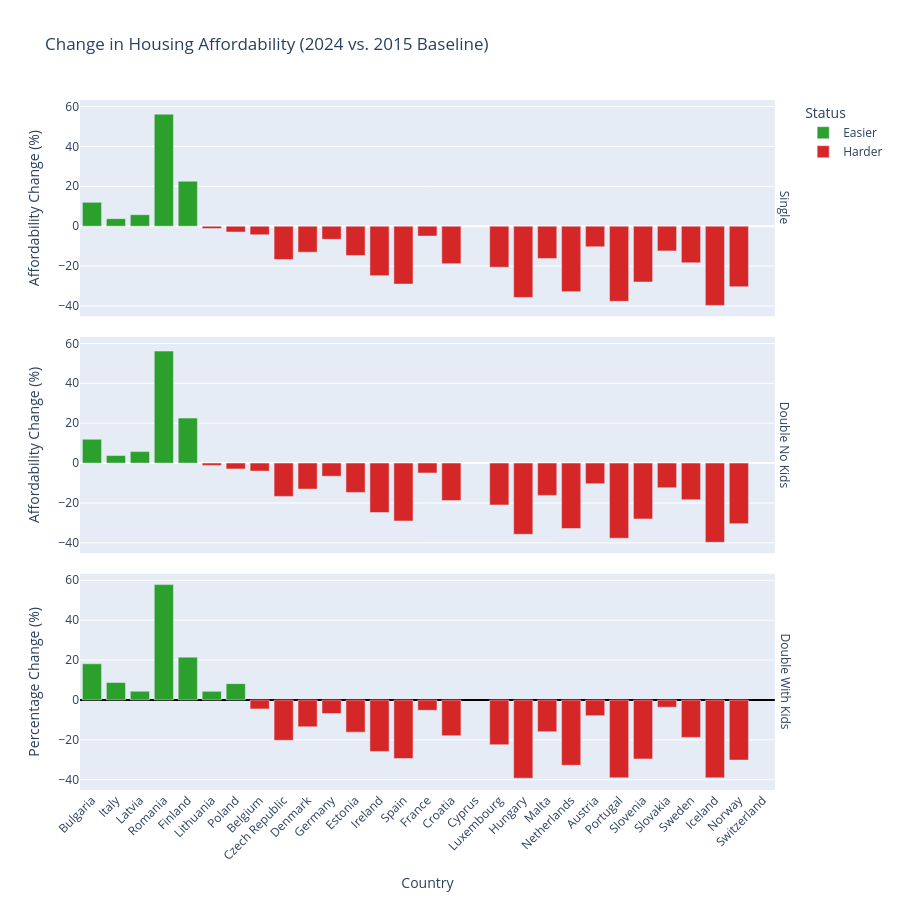

The code cell stored with this chart in its notebook:
### Code cell
print(df.columns)
df_h_2024 = df[df['quarter'] == '2024-Q4'].groupby('country')['price_index'].mean().reset_index()

# 2. Match and Calculate
income_groups = {'Single': df_snk, 'Double No Kids': df_dnk, 'Double With Kids': df_dwk}
affordability_list = []

for label, df_inc in income_groups.items():
    temp = df_inc[['Name', '2024']].copy()
    temp.columns = ['country', 'income_index_2024']
    merged = temp.merge(df_h_2024, on='country')
    
    # NEW CALCULATION: Percentage change relative to 2015 baseline
    # Result of 10% means "10% easier than 2015"
    # Result of -15% means "15% harder than 2015"
    merged['Affordability_Pct_Change'] = ((merged['income_index_2024'] / merged['price_index']) - 1) * 100
    merged['Group'] = label
    
    # Create a color category for easy discrete coloring
    merged['Status'] = merged['Affordability_Pct_Change'].apply(lambda x: 'Easier' if x >= 0 else 'Harder')
    
    affordability_list.append(merged)

df_plot = pd.concat(affordability_list)

# 2. Create the Diverging Bar Chart
fig = px.bar(
    df_plot, 
    x='country', 
    y='Affordability_Pct_Change', 
    color='Status', # This splits the colors based on the calculation
    facet_row='Group', # Separates the three income groups for clarity
    color_discrete_map={'Easier': '#2ca02c', 'Harder': '#d62728'}, # Explicit Green and Red
    title='Change in Housing Affordability (2024 vs. 2015 Baseline)',
    labels={'Affordability_Pct_Change': 'Affordability Change (%)', 'country': 'Country'},
    category_orders={"Status": ["Easier", "Harder"]}
)

# 3. Styling for the "Diverging" look
fig.update_layout(
    height=900,
    showlegend=True,
    yaxis_title="Percentage Change (%)",
    # Set the y-axis to be centered or at least show the 0 line clearly
    yaxis=dict(zeroline=True, zerolinewidth=2, zerolinecolor='Black')
)

# Clean up axis labels across all facets
fig.for_each_annotation(lambda a: a.update(text=a.text.split("=")[-1]))
fig.update_xaxes(tickangle=-45)

fig.show()
fig.write_html('european_affordability_change_bar_chart.html')

### Figure 1 — Plotly figure (JSON) as saved in the notebook; plotly's stock layout.template omitted (floating-point values rounded to 4 significant figures)
{"data": [{"hovertemplate": "Status=Easier<br>Group=Single<br>Country=%{x}<br>Affordability Change (%)=%{y}<extra></extra>", "legendgroup": "Easier", "marker": {"color": "#2ca02c", "pattern": {"shape": ""}}, "name": "Easier", "orientation": "v", "showlegend": true, "textposition": "auto", "type": "bar", "x": ["Bulgaria", "Italy", "Latvia", "Romania", "Finland"], "xaxis": "x3", "y": [11.93, 3.781, 5.754, 56.14, 22.53], "yaxis": "y3"}, {"hovertemplate": "Status=Easier<br>Group=Double No Kids<br>Country=%{x}<br>Affordability Change (%)=%{y}<extra></extra>", "legendgroup": "Easier", "marker": {"color": "#2ca02c", "pattern": {"shape": ""}}, "name": "Easier", "orientation": "v", "showlegend": false, "textposition": "auto", "type": "bar", "x": ["Bulgaria", "Finland", "Italy", "Latvia", "Romania"], "xaxis": "x2", "y": [11.93, 22.53, 3.781, 5.753, 56.14], "yaxis": "y2"}, {"hovertemplate": "Status=Easier<br>Group=Double With Kids<br>Country=%{x}<br>Affordability Change (%)=%{y}<extra></extra>", "legendgroup": "Easier", "marker": {"color": "#2ca02c", "pattern": {"shape": ""}}, "name": "Easier", "orientation": "v", "showlegend": false, "textposition": "auto", "type": "bar", "x": ["Bulgaria", "Italy", "Latvia", "Lithuania", "Poland", "Romania", "Finland"], "xaxis": "x", "y": [18.14, 8.752, 4.364, 4.32, 8.193, 57.83, 21.47], "yaxis": "y"}, {"hovertemplate": "Status=Harder<br>Group=Single<br>Country=%{x}<br>Affordability Change (%)=%{y}<extra></extra>", "legendgroup": "Harder", "marker": {"color": "#d62728", "pattern": {"shape": ""}}, "name": "Harder", "orientation": "v", "showlegend": true, "textposition": "auto", "type": "bar", "x": ["Belgium", "Czech Republic", "Denmark", "Germany", "Estonia", "Ireland", "Spain", "France", "Croatia", "Cyprus", "Lithuania", "Luxembourg", "Hungary", "Malta", "Netherlands", "Austria", "Poland", "Portugal", "Slovenia", "Slovakia", "Sweden", "Iceland", "Norway", "Switzerland"], "xaxis": "x3", "y": [-4.306, -16.7, -13.04, -6.593, -14.71, -24.8, -29.02, -4.964, -18.81, NaN, -1.162, -20.55, -35.71, -16.2, -32.81, -10.34, -2.933, -37.67, -28.0, -12.39, -18.38, -39.71, -30.37, NaN], "yaxis": "y3"}, {"hovertemplate": "Status=Harder<br>Group=Double No Kids<br>Country=%{x}<br>Affordability Change (%)=%{y}<extra></extra>", "legendgroup": "Harder", "marker": {"color": "#d62728", "pattern": {"shape": ""}}, "name": "Harder", "orientation": "v", "showlegend": false, "textposition": "auto", "type": "bar", "x": ["Austria", "Belgium", "Croatia", "Cyprus", "Czech Republic", "Denmark", "Estonia", "France", "Germany", "Hungary", "Iceland", "Ireland", "Lithuania", "Luxembourg", "Malta", "Netherlands", "Norway", "Poland", "Portugal", "Slovakia", "Slovenia", "Spain", "Sweden", "Switzerland"], "xaxis": "x2", "y": [-10.34, -4.018, -18.81, NaN, -16.7, -13.04, -14.71, -4.964, -6.593, -35.71, -39.71, -24.8, -1.162, -20.99, -16.2, -32.81, -30.37, -2.933, -37.67, -12.39, -28.0, -29.02, -18.38, NaN], "yaxis": "y2"}, {"hovertemplate": "Status=Harder<br>Group=Double With Kids<br>Country=%{x}<br>Affordability Change (%)=%{y}<extra></extra>", "legendgroup": "Harder", "marker": {"color": "#d62728", "pattern": {"shape": ""}}, "name": "Harder", "orientation": "v", "showlegend": false, "textposition": "auto", "type": "bar", "x": ["Belgium", "Czech Republic", "Denmark", "Germany", "Estonia", "Ireland", "Spain", "France", "Croatia", "Cyprus", "Luxembourg", "Hungary", "Malta", "Netherlands", "Austria", "Portugal", "Slovenia", "Slovakia", "Sweden", "Iceland", "Norway", "Switzerland"], "xaxis": "x", "y": [-4.474, -20.21, -13.47, -6.798, -16.12, -25.78, -29.34, -5.178, -17.93, NaN, -22.41, -39.2, -15.92, -32.74, -7.849, -39.03, -29.56, -3.613, -18.75, -39.05, -30.11, NaN], "yaxis": "y"}], "layout": {"annotations": [{"font": {}, "showarrow": false, "text": "Double With Kids", "textangle": 90, "x": 0.98, "xanchor": "left", "xref": "paper", "y": 0.1567, "yanchor": "middle", "yref": "paper"}, {"font": {}, "showarrow": false, "text": "Double No Kids", "textangle": 90, "x": 0.98, "xanchor": "left", "xref": "paper", "y": 0.5, "yanchor": "middle", "yref": "paper"}, {"font": {}, "showarrow": false, "text": "Single", "textangle": 90, "x": 0.98, "xanchor": "left", "xref": "paper", "y": 0.8433, "yanchor": "middle", "yref": "paper"}], "barmode": "relative", "height": 900, "legend": {"title": {"text": "Status"}, "tracegroupgap": 0}, "showlegend": true, "title": {"text": "Change in Housing Affordability (2024 vs. 2015 Baseline)"}, "xaxis": {"anchor": "y", "domain": [0, 0.98], "tickangle": -45, "title": {"text": "Country"}}, "xaxis2": {"anchor": "y2", "domain": [0, 0.98], "matches": "x", "showticklabels": false, "tickangle": -45}, "xaxis3": {"anchor": "y3", "domain": [0, 0.98], "matches": "x", "showticklabels": false, "tickangle": -45}, "yaxis": {"anchor": "x", "domain": [0, 0.3133], "title": {"text": "Percentage Change (%)"}, "zeroline": true, "zerolinecolor": "Black", "zerolinewidth": 2}, "yaxis2": {"anchor": "x2", "domain": [0.3433, 0.6567], "matches": "y", "title": {"text": "Affordability Change (%)"}}, "yaxis3": {"anchor": "x3", "domain": [0.6867, 1.0], "matches": "y", "title": {"text": "Affordability Change (%)"}}}}
